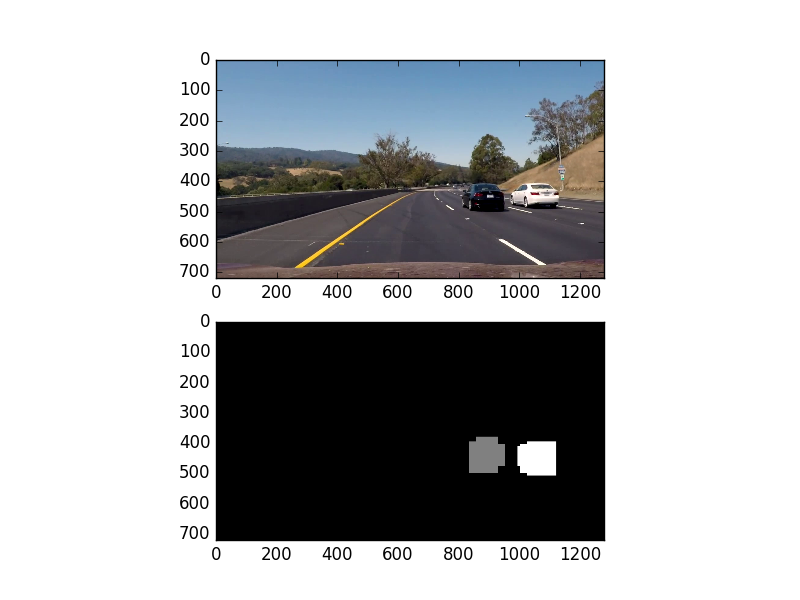
#> input picture images/heatmap.png, 800 x 600 px
$ python -i RoadImage.py   (imports and definitions only)
#> lines starting #> are read from the running program, lines starting #| are printed output that depends on the picture
from skimage.feature import hog
import cv2
import matplotlib.pyplot as plt

import numpy as np
class RoadImage:

	def __init__(self, image):
		self.image = image
		self.heatmap = np.zeros_like(image)
		self.hog_features = []
		self.hog_features_1 = []
		self.hog_features_2 = []
		self.hog_features_3 = []

		self.windows = []
		self.windows_images = np.array([])
		self.windows_detected = np.array([])

	def change_color_space(self, cspace):

		if cspace != 'RGB':
			if cspace == 'HSV':
				feature_image = cv2.cvtColor(self.image, cv2.COLOR_RGB2HSV)
			elif cspace == 'LUV':
				feature_image = cv2.cvtColor(self.image, cv2.COLOR_RGB2LUV)
			elif cspace == 'HLS':
				feature_image = cv2.cvtColor(self.image, cv2.COLOR_RGB2HLS)
			elif cspace == 'YUV':
				feature_image = cv2.cvtColor(self.image, cv2.COLOR_RGB2YUV)
			elif cspace == 'YCrCb':
				feature_image = cv2.cvtColor(self.image, cv2.COLOR_RGB2YCrCb)
		else:
			feature_image = np.copy(self.image)

		return feature_image

	def extract_hog_features(self, cspace = 'RGB', hog_channel='ALL', orient=9, pix_per_cell=8,
							cell_per_block=2, vis=False, feature_vec=False):

		feature_image = self.change_color_space(cspace)

		if hog_channel == 'ALL':
			hog_features = []
			self.hog_features_1 = self.get_hog_features(feature_image[:,:,0], orient, pix_per_cell, cell_per_block, vis, feature_vec)
			self.hog_features_2 = self.get_hog_features(feature_image[:,:,1], orient, pix_per_cell, cell_per_block, vis, feature_vec)
			self.hog_features_3 = self.get_hog_features(feature_image[:,:,2], orient, pix_per_cell, cell_per_block, vis, feature_vec)

		else:
			self.hog_features = hog_features = self.get_hog_features(feature_image[:,:,hog_channel], orient, pix_per_cell, cell_per_block, vis, feature_vec)

	def get_hog_features(self, img, orient, pix_per_cell, cell_per_block, vis=False, feature_vec=True):

		if vis:
			features, hog_image = hog(img, orientations=orient, pixels_per_cell=(pix_per_cell, pix_per_cell),
									  cells_per_block=(cell_per_block, cell_per_block), transform_sqrt=True,
									  visualise=vis, feature_vector=feature_vec)
			return features, hog_image
		else:
			features = hog(img, orientations=orient, pixels_per_cell=(pix_per_cell, pix_per_cell),
									  cells_per_block=(cell_per_block, cell_per_block), transform_sqrt=True,
									  visualise=vis, feature_vector=feature_vec)
			return features

	def get_window(self, top_left_corner,bottom_right_corner):
		return self.image[top_left_corner[0]:bottom_right_corner[0],top_left_corner[1],bottom_right_corner[1]]

>>> import cv2
>>> picture = cv2.cvtColor(cv2.imread('images/heatmap.png'), cv2.COLOR_BGR2RGB)
>>> result = RoadImage(picture).extract_hog_features()
#> in get_hog_features, `features = hog(img, orientations=orient, pixels_per_cell=(pix_per_cell..`:
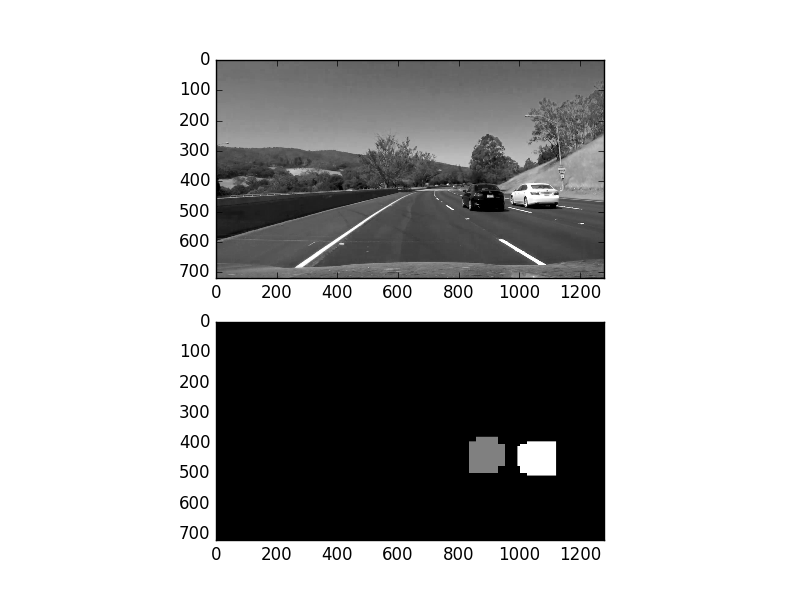
#> img: shape (600, 800); min 0, max 255, mean 181.1
#> call 2 of get_hog_features, with orient = 9, pix_per_cell = 8, cell_per_block = 2, vis = False, feature_vec = False
#> in get_hog_features (call 2), `features = hog(img, orientations=orient, pixels_per_cell=(pix_per_cell..`:
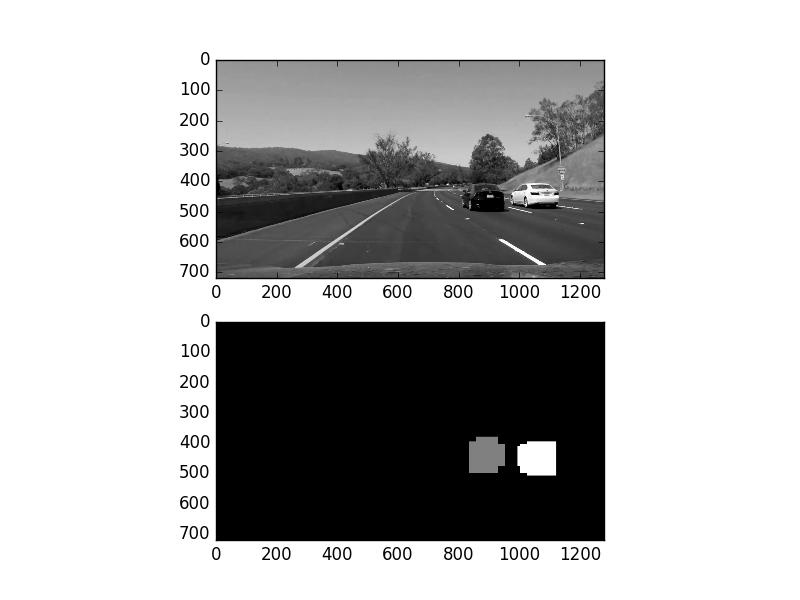
#> img: shape (600, 800); min 0, max 255, mean 182.6
#> call 3 of get_hog_features, with orient = 9, pix_per_cell = 8, cell_per_block = 2, vis = False, feature_vec = False
#> in get_hog_features (call 3), `features = hog(img, orientations=orient, pixels_per_cell=(pix_per_cell..`:
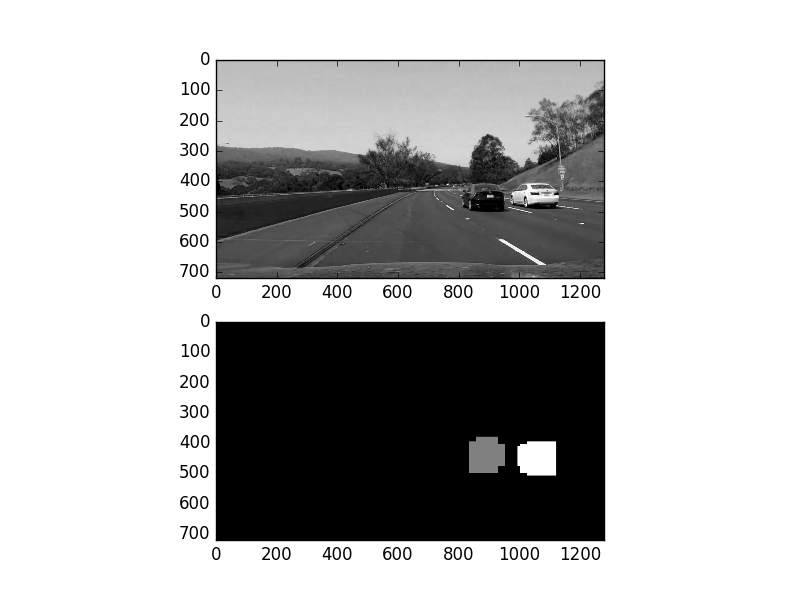
#> img: shape (600, 800); min 0, max 255, mean 184.3

$ run again, on images/non-vehicles.png
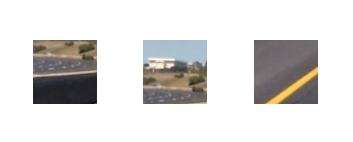
#> input picture images/non-vehicles.png, 353 x 142 px
#> in get_hog_features (call 2), `features = hog(img, orientations=orient, pixels_per_cell=(pix_per_cell..`:
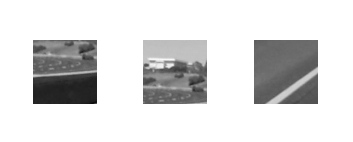
#> img: shape (142, 353); min 14, max 255, mean 219.8
#> in get_hog_features (call 3), `features = hog(img, orientations=orient, pixels_per_cell=(pix_per_cell..`:
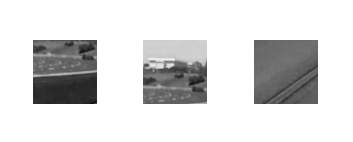
#> img: shape (142, 353); min 11, max 255, mean 218.5
